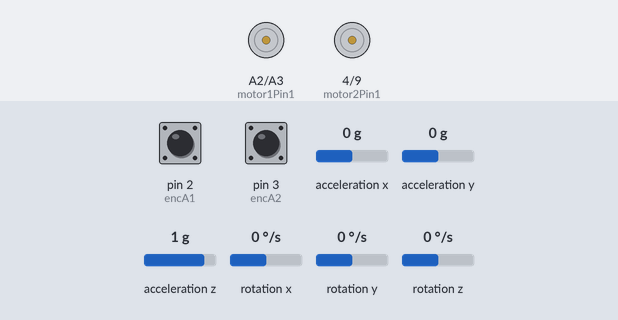
A program run on a simulated Arduino Nano, built with avr-gcc and run on an emulated ATmega328P. Shown: motor-driver pin pairs drawn as motors (green arrow = first pin HIGH = forward, orange = second pin HIGH = backward, longer = more drive, scaled by the enable pin). The inputs (shaded band) are chosen by the test bench; at power-on: acceleration x 0 g, acceleration y 0 g, acceleration z 1 g, pin 2 (encA1) HIGH, pin 3 (encA2) HIGH, rotation x 0 °/s, rotation y 0 °/s, rotation z 0 °/s.

Above: at 1.7 s.
1.8 s: acceleration x set to -1.4 g
At 2.9 s:
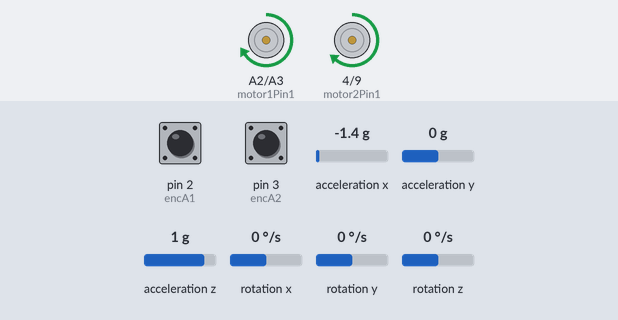
3.3 s: acceleration y set to -1.4 g
At 3.7 s:
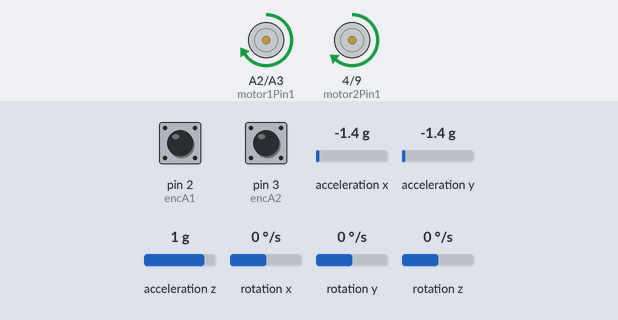
4.8 s: acceleration x set to 0.1 g
6.7 s: acceleration z set to -1.4 g
At 7.3 s:
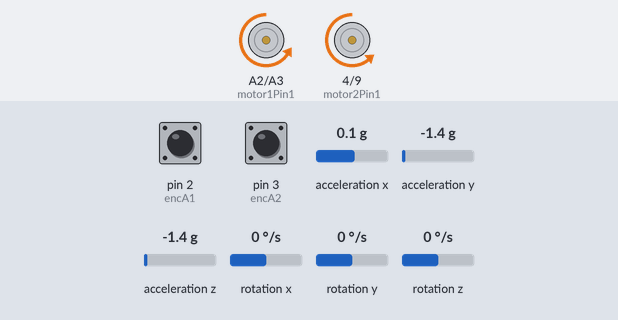
8.2 s: acceleration x set to -0.1 g
10.2 s: acceleration x set to 0.8 g
At 10.9 s:
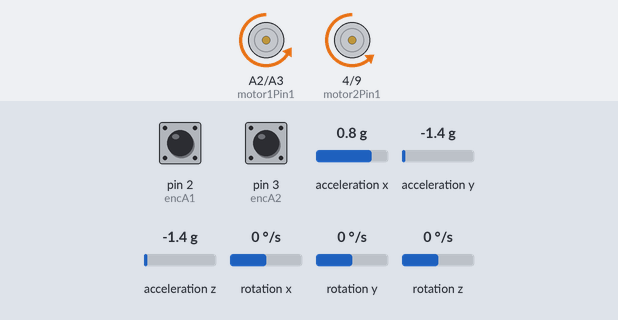
Timing chart, 0 to 12.7 s (numbered marks = the images above; inputs shaded):
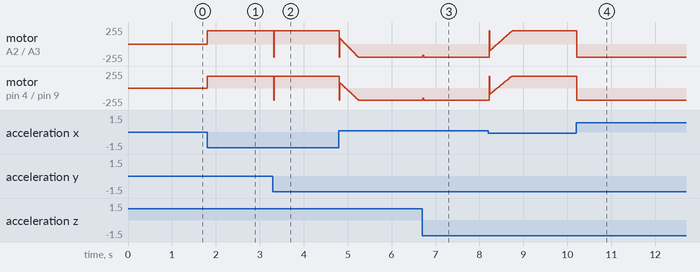

Measured:
- after the input at 1.8 s, motor on A2 (motor1Pin1) / A3 (motor1Pin2): stopped → forward 198/255 at once; motor on pin 4 (motor2Pin1) / pin 9 (motor2Pin2): stopped → forward 180/255 at once
- after the input at 3.3 s, motor on A2 (motor1Pin1) / A3 (motor1Pin2): forward 198/255 → backward 198/255 at once, → forward 198/255 0.02 s later; motor on pin 4 (motor2Pin1) / pin 9 (motor2Pin2): forward 180/255 → backward 180/255 at once, → forward 180/255 0.02 s later
- after the input at 6.7 s, motor on A2 (motor1Pin1) / A3 (motor1Pin2): backward 198/255 → backward 167/255 at once, → backward 198/255 0.02 s later; motor on pin 4 (motor2Pin1) / pin 9 (motor2Pin2): backward 180/255 → backward 152/255 at once, → backward 180/255 0.02 s later
- after the input at 10.2 s, motor on A2 (motor1Pin1) / A3 (motor1Pin2): forward 198/255 → backward 198/255 at once; motor on pin 4 (motor2Pin1) / pin 9 (motor2Pin2): forward 180/255 → backward 180/255 at once

The program:

main.cpp
```cpp
// PID Library
#include <PID_v1.h>

// MPU
#if I2CDEV_IMPLEMENTATION == I2CDEV_ARDUINO_WIRE
#include "Wire.h"
#endif
#include "I2Cdev.h"
#include "MPU6050_6Axis_MotionApps20.h"

// Bluetooth
const int RX = A1;  // RX: Bluetooth receive pin
const int TX = A0;  // TX: Bluetooth transmit pin

// Motor A
const int ENA = 6;    // ENA: Enable pin for Motor A
int motor1Pin1 = A2;  // motor1Pin1: Control pin 1 for Motor A
int motor1Pin2 = A3;  // motor1Pin2: Control pin 2 for Motor A

// Motor B
const int ENB = 5;   // ENB: Enable pin for Motor B
int motor2Pin1 = 4;  // motor2Pin1: Control pin 1 for Motor B
int motor2Pin2 = 9;  // motor2Pin2: Control pin 2 for Motor B

// Encoders
const int encA1 = 2;  // encA1: Encoder 1 channel A
const int encB1 = 7;  // encB1: Encoder 1 channel B
const int encA2 = 3;  // encA2: Encoder 2 channel A
const int encB2 = 8;  // encB2: Encoder 2 channel B

MPU6050 mpu;  // mpu: MPU6050 sensor object

// MPU control/status vars
bool dmpReady = false;   // dmpReady: Flag to indicate if DMP is ready
uint8_t mpuIntStatus;    // mpuIntStatus: Interrupt status byte from MPU
uint8_t devStatus;       // devStatus: Return status after each device operation (0 = success, !0 = error)
uint8_t fifoBuffer[64];  // fifoBuffer: FIFO storage buffer

// orientation/motion vars
Quaternion q;         // q: Quaternion container [w, x, y, z]
VectorFloat gravity;  // gravity: Gravity vector [x, y, z]
float ypr[3];         // ypr: Yaw/Pitch/Roll container and gravity vector [yaw, pitch, roll]
VectorInt16 gy;       // gy: Gyro sensor measurements [x, y, z]

volatile bool mpuInterrupt = false;  // mpuInterrupt: Flag to indicate MPU interrupt

// Encoder Pulse Counts
int wheel_pulse_count_left = 0;   // wheel_pulse_count_left: Pulse count for left wheel encoder
int wheel_pulse_count_right = 0;  // wheel_pulse_count_right: Pulse count for right wheel encoder

#define PID_MIN_LIMIT -180           // PID_MIN_LIMIT: Minimum limit for PID output
#define PID_MAX_LIMIT 180            // PID_MAX_LIMIT: Maximum limit for PID output
#define PID_SAMPLE_TIME_IN_MILLI 10  // PID_SAMPLE_TIME_IN_MILLI: PID sample time in milliseconds

#define SETPOINT_PITCH_ANGLE_OFFSET 0  // SETPOINT_PITCH_ANGLE_OFFSET: Setpoint pitch angle offset

#define MIN_ABSOLUTE_SPEED 0  // MIN_ABSOLUTE_SPEED: Minimum motor speed

double Setpoint_Pitch, Input_Pitch, Output_Pitch, Error_Pitch;  // PID variables for pitch control
double Setpoint_Yaw, Input_Yaw, Output_Yaw;                     // PID variables for yaw control
double Setpoint_Pos, Input_Pos, Output_Pos, Error_Pos;          // PID variables for position control

/**
 * Struct: PIDParams
 * Description: Structure to hold PID parameters.
 */
struct PIDParams {
  float Kp;   // Kp: Proportional gain
  float Ki;   // Ki: Integral gain
  float Kd;   // Kd: Derivative gain
  float _kp;  // _kp: Internal proportional gain
  float _ki;  // _ki: Internal integral gain
  float _kd;  // _kd: Internal derivative gain

  /**
   * Constructor: PIDParams
   * Input: Kp - Proportional gain
   *        Ki - Integral gain
   *        Kd - Derivative gain
   * Logic: Initializes the PID parameters and internal variables.
   */
  PIDParams(float Kp, float Ki, float Kd)
      : Kp(Kp), Ki(Ki), Kd(Kd) {
    _kp = Kp;
    _kd = Kd;
    _ki = Ki;
  }
};

// PID parameter instances
PIDParams pitchCon(25, 300, 2.3);   // pitchCon: PID parameters for pitch control
PIDParams posAgg(0.015, 0, 0.003);  // posAgg: PID parameters for position control
PIDParams yaw(0.5, 0.5, 0);         // yaw: PID parameters for yaw control

// PID controller instances
PID pitchPID(&Input_Pitch, &Output_Pitch, &Setpoint_Pitch, pitchCon._kp, pitchCon._ki, pitchCon._kd, DIRECT);
PID posPID(&Input_Pos, &Output_Pos, &Setpoint_Pos, posAgg._kp, posAgg._ki, posAgg._kd, DIRECT);
PID yawPID(&Input_Yaw, &Output_Yaw, &Setpoint_Yaw, yaw._kp, yaw._ki, yaw._kd, DIRECT);

/**
 * Function Name: rotateMotor
 * Input: speed1 - Speed for motor 1
 *        speed2 - Speed for motor 2
 * Logic: Controls the direction and speed of the motors based on the input speeds.
 * Example Call: rotateMotor(100, 100);
 */
void rotateMotor(int speed1, int speed2) {
  if (speed1 < 0) {
    digitalWrite(motor1Pin1, LOW);
    digitalWrite(motor1Pin2, HIGH);
  } else if (speed1 >= 0) {
    digitalWrite(motor1Pin1, HIGH);
    digitalWrite(motor1Pin2, LOW);
  }

  if (speed2 < 0) {
    digitalWrite(motor2Pin1, LOW);
    digitalWrite(motor2Pin2, HIGH);
  } else if (speed2 >= 0) {
    digitalWrite(motor2Pin1, HIGH);
    digitalWrite(motor2Pin2, LOW);
  }

  speed1 = abs(speed1) + MIN_ABSOLUTE_SPEED;
  speed2 = abs(speed2) + MIN_ABSOLUTE_SPEED;

  speed1 = constrain(speed1, MIN_ABSOLUTE_SPEED, 180);
  speed2 = constrain(speed2, MIN_ABSOLUTE_SPEED, 180);

  analogWrite(ENA, speed1 * 1.1);
  analogWrite(ENB, speed2);
}

/**
 * Function Name: mot_rencoder_left
 * Logic: Interrupt service routine for the left motor encoder. Updates the pulse count based on the encoder signals.
 * Example Call: attachInterrupt(digitalPinToInterrupt(encA1), mot_rencoder_left, RISING);
 */
void mot_rencoder_left() {
  if (digitalRead(encA1) > digitalRead(encB1)) {
    wheel_pulse_count_left = wheel_pulse_count_left + 1;
  } else {
    wheel_pulse_count_left = wheel_pulse_count_left - 1;
  }
}

/**
 * Function Name: mot_rencoder_right
 * Logic: Interrupt service routine for the right motor encoder. Updates the pulse count based on the encoder signals.
 * Example Call: attachInterrupt(digitalPinToInterrupt(encA2), mot_rencoder_right, RISING);
 */
void mot_rencoder_right() {
  if (digitalRead(encA2) > digitalRead(encB2)) {
    wheel_pulse_count_right = wheel_pulse_count_right - 1;
  } else {
    wheel_pulse_count_right = wheel_pulse_count_right + 1;
  }
}

/**
 * Function Name: setupPID
 * Logic: Initializes the PID controllers with the setpoints, output limits, and sample times.
 * Example Call: setupPID();
 */
void setupPID() {
  Setpoint_Pitch = SETPOINT_PITCH_ANGLE_OFFSET;
  pitchPID.SetOutputLimits(PID_MIN_LIMIT, PID_MAX_LIMIT);
  pitchPID.SetMode(AUTOMATIC);
  pitchPID.SetSampleTime(PID_SAMPLE_TIME_IN_MILLI);

  Setpoint_Yaw = 0;
  yawPID.SetOutputLimits(PID_MIN_LIMIT, PID_MAX_LIMIT);
  yawPID.SetMode(AUTOMATIC);
  yawPID.SetSampleTime(PID_SAMPLE_TIME_IN_MILLI);

  Setpoint_Pos = 0;
  posPID.SetOutputLimits(-2, 2);
  posPID.SetMode(AUTOMATIC);
  posPID.SetSampleTime(PID_SAMPLE_TIME_IN_MILLI);
}

/**
 * Function Name: setupMotors
 * Logic: Configures the motor control pins as outputs and initializes the motors to a stopped state.
 * Example Call: setupMotors();
 */
void setupMotors() {
  // Motor A
  pinMode(ENA, OUTPUT);
  pinMode(motor1Pin1, OUTPUT);
  pinMode(motor1Pin2, OUTPUT);

  // Motor B
  pinMode(ENB, OUTPUT);
  pinMode(motor2Pin1, OUTPUT);
  pinMode(motor2Pin2, OUTPUT);

  rotateMotor(0, 0);
}

/**
 * Function Name: setupMPU
 * Logic: Initializes the MPU6050 sensor, sets the offsets, and enables the DMP.
 * Example Call: setupMPU();
 */
void setupMPU() {
  // join I2C bus (I2Cdev library doesn't do this automatically)
#if I2CDEV_IMPLEMENTATION == I2CDEV_ARDUINO_WIRE
  Wire.begin();
  Wire.setClock(400000);  // 400kHz I2C clock. Comment this line if having compilation difficulties
#elif I2CDEV_IMPLEMENTATION == I2CDEV_BUILTIN_FASTWIRE
  Fastwire::setup(400, true);
#endif

  mpu.initialize();
  devStatus = mpu.dmpInitialize();

  mpu.setXAccelOffset(1254);
  mpu.setYAccelOffset(497);
  mpu.setZAccelOffset(446);
  mpu.setXGyroOffset(32);
  mpu.setYGyroOffset(-80);
  mpu.setZGyroOffset(-31);

  if (devStatus == 0) {
    // mpu.CalibrateAccel(6);
    // mpu.CalibrateGyro(6);
    mpu.setDMPEnabled(true);
    mpuIntStatus = mpu.getIntStatus();
    dmpReady = true;
  } else {
    // ERROR!
  }
}

/**
 * Function Name: setupEncoders
 * Logic: Configures the encoder pins as inputs with pull-up resistors and attaches interrupt service routines.
 * Example Call: setupEncoders();
 */
void setupEncoders() {
  // Encoder 1
  pinMode(encA1, INPUT_PULLUP);
  digitalWrite(encA1, HIGH);
  attachInterrupt(digitalPinToInterrupt(encA1), mot_rencoder_left, RISING);

  pinMode(encB1, INPUT_PULLUP);
  digitalWrite(encB1, HIGH);

  // Encoder 2
  pinMode(encA2, INPUT_PULLUP);
  digitalWrite(encA2, HIGH);
  attachInterrupt(digitalPinToInterrupt(encA2), mot_rencoder_right, RISING);

  pinMode(encB2, INPUT_PULLUP);
  digitalWrite(encB2, HIGH);
}

/**
 * Function Name: setup
 * Logic: Calls the setup functions for motors, MPU6050, PID controllers, and encoders.
 * Example Call: setup();
 */
void setup() {
  // Motor Setup
  setupMotors();
  // MPU6050 Setup
  setupMPU();
  // PID Setup
  setupPID();
  // Encoder Setup
  setupEncoders();
}

bool stopping = false;  // stopping: Flag to indicate if the robot is stopping

/**
 * Function Name: loop
 * Logic: Main loop function that reads sensor data, computes PID outputs, and controls the motors.
 * Example Call: loop();
 */
void loop() {
  if (!dmpReady) {
    return;
  }

  float vel = 0;  // vel: Velocity for motor control
  Error_Pos = (wheel_pulse_count_left + wheel_pulse_count_right) / 2;

  // Only apply Position PID if Error is high to avoid overreaction
  if (abs(Error_Pos) > 10) {
    Input_Pos = Error_Pos;
    posPID.Compute(true);
    Setpoint_Pitch = -Output_Pos;
    stopping = true;
    pitchPID.SetTunings(pitchCon._kp, pitchCon.Ki, pitchCon._kd);
  } else {
    Setpoint_Pitch = 0;
    stopping = false;
  }

  // read a packet from FIFO. Get the Latest packet
  if (mpu.dmpGetCurrentFIFOPacket(fifoBuffer)) {
    mpu.dmpGetQuaternion(&q, fifoBuffer);
    mpu.dmpGetGravity(&gravity, &q);
    mpu.dmpGetYawPitchRoll(ypr, &q, &gravity);
    mpu.dmpGetGyro(&gy, fifoBuffer);

    Input_Yaw = gy.z;                   // rotation rate in degrees per second
    Input_Pitch = ypr[1] * 180 / M_PI;  // angle in degree

    pitchPID.Compute(true);
    yawPID.Compute(true);

    vel += Output_Pitch;

#ifdef PRINT_DEBUG_BUILD
    Serial.println("The gyro  before ");
    Serial.println(pitchGyroAngle);
    Serial.println("The setpoints ");
    Serial.println(setpointPitchAngle);
    Serial.println("The pid output ");
    Serial.println(pitchPIDOutput);
    delay(500);
#endif
  }

  // Reduce vel if position PID is applicable
  if (stopping) {
    vel *= 0.8;
  }

  rotateMotor(vel, vel);
  delay(7);
}
```
